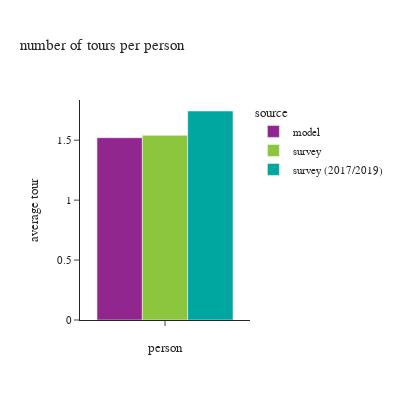

Here is the notebook cell this chart was saved with:
### Code cell
df_plot = df_tour.groupby(['source'])['toexpfac'].sum().reset_index().\
    merge(df_person.groupby(['source'])['psexpfac'].sum().reset_index(), how='left', on=['source'])
df_plot['average tour'] = df_plot['toexpfac']/df_plot['psexpfac']
df_plot['person'] = ''

fig = px.bar(df_plot, x="person", y="average tour", color="source",
             barmode="group",title="number of tours per person")
fig.update_layout(height=400, width=400, font=dict(size=11),
                  xaxis = dict(dtick = 1, categoryorder='category ascending'),
                  yaxis=dict(tickformat=".3"))
fig.show()

### Figure 1 — Plotly figure (JSON) as saved in the notebook; plotly's stock layout.template omitted (floating-point values rounded to 4 significant figures)
{"data": [{"alignmentgroup": "True", "hovertemplate": "source=model<br>person=%{x}<br>average tour=%{y}<extra></extra>", "legendgroup": "model", "marker": {"color": "#91268F", "pattern": {"shape": ""}}, "name": "model", "offsetgroup": "model", "orientation": "v", "showlegend": true, "textposition": "auto", "type": "bar", "x": [""], "xaxis": "x", "y": [1.521], "yaxis": "y"}, {"alignmentgroup": "True", "hovertemplate": "source=survey<br>person=%{x}<br>average tour=%{y}<extra></extra>", "legendgroup": "survey", "marker": {"color": "#8CC63E", "pattern": {"shape": ""}}, "name": "survey", "offsetgroup": "survey", "orientation": "v", "showlegend": true, "textposition": "auto", "type": "bar", "x": [""], "xaxis": "x", "y": [1.541], "yaxis": "y"}, {"alignmentgroup": "True", "hovertemplate": "source=survey (2017/2019)<br>person=%{x}<br>average tour=%{y}<extra></extra>", "legendgroup": "survey (2017/2019)", "marker": {"color": "#00A7A0", "pattern": {"shape": ""}}, "name": "survey (2017/2019)", "offsetgroup": "survey (2017/2019)", "orientation": "v", "showlegend": true, "textposition": "auto", "type": "bar", "x": [""], "xaxis": "x", "y": [1.744], "yaxis": "y"}], "layout": {"barmode": "group", "font": {"size": 11}, "height": 400, "legend": {"title": {"text": "source"}, "tracegroupgap": 0}, "title": {"text": "number of tours per person"}, "width": 400, "xaxis": {"anchor": "y", "categoryorder": "category ascending", "domain": [0.0, 1.0], "dtick": 1, "title": {"text": "person"}}, "yaxis": {"anchor": "x", "domain": [0.0, 1.0], "tickformat": ".3", "title": {"text": "average tour"}}}}
